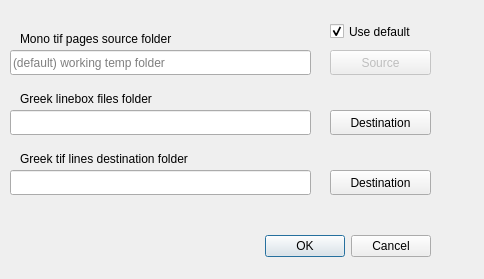
<?xml version="1.0" encoding="UTF-8"?>
<ui version="4.0">
 <class>crop_greek_linesDialog</class>
 <widget class="QDialog" name="crop_greek_linesDialog">
  <property name="windowModality">
   <enum>Qt::ApplicationModal</enum>
  </property>
  <property name="geometry">
   <rect>
    <x>0</x>
    <y>0</y>
    <width>484</width>
    <height>279</height>
   </rect>
  </property>
  <property name="windowTitle">
   <string>Crop Greek tif page files into tif line files</string>
  </property>
  <widget class="QDialogButtonBox" name="buttonBox">
   <property name="geometry">
    <rect>
     <x>260</x>
     <y>230</y>
     <width>171</width>
     <height>32</height>
    </rect>
   </property>
   <property name="orientation">
    <enum>Qt::Horizontal</enum>
   </property>
   <property name="standardButtons">
    <set>QDialogButtonBox::Cancel|QDialogButtonBox::Ok</set>
   </property>
  </widget>
  <widget class="QLineEdit" name="SourceLineEdit">
   <property name="geometry">
    <rect>
     <x>10</x>
     <y>50</y>
     <width>301</width>
     <height>25</height>
    </rect>
   </property>
   <property name="placeholderText">
    <string>(default) working temp folder</string>
   </property>
  </widget>
  <widget class="QPushButton" name="SourceButton">
   <property name="enabled">
    <bool>false</bool>
   </property>
   <property name="geometry">
    <rect>
     <x>330</x>
     <y>50</y>
     <width>101</width>
     <height>25</height>
    </rect>
   </property>
   <property name="text">
    <string>Source</string>
   </property>
   <property name="icon">
    <iconset resource="../UI_Icons.qrc">
     <normaloff>:/Icons/Icons/tiff-file.png</normaloff>:/Icons/Icons/tiff-file.png</iconset>
   </property>
  </widget>
  <widget class="QLabel" name="SourceLabel">
   <property name="geometry">
    <rect>
     <x>20</x>
     <y>30</y>
     <width>211</width>
     <height>17</height>
    </rect>
   </property>
   <property name="text">
    <string>Mono tif pages source folder</string>
   </property>
  </widget>
  <widget class="QLineEdit" name="GreekBoxFolderLineEdit">
   <property name="geometry">
    <rect>
     <x>10</x>
     <y>110</y>
     <width>301</width>
     <height>25</height>
    </rect>
   </property>
  </widget>
  <widget class="QLabel" name="GreekBoxFolderLabel">
   <property name="geometry">
    <rect>
     <x>20</x>
     <y>90</y>
     <width>271</width>
     <height>17</height>
    </rect>
   </property>
   <property name="text">
    <string>Greek linebox files folder</string>
   </property>
  </widget>
  <widget class="QPushButton" name="GreekBoxFolderButton">
   <property name="geometry">
    <rect>
     <x>330</x>
     <y>110</y>
     <width>101</width>
     <height>25</height>
    </rect>
   </property>
   <property name="text">
    <string>Destination</string>
   </property>
   <property name="icon">
    <iconset resource="../UI_Icons.qrc">
     <normaloff>:/Icons/Icons/tiff-file.png</normaloff>:/Icons/Icons/tiff-file.png</iconset>
   </property>
  </widget>
  <widget class="QLineEdit" name="DestGreekLineEdit">
   <property name="geometry">
    <rect>
     <x>10</x>
     <y>170</y>
     <width>301</width>
     <height>25</height>
    </rect>
   </property>
  </widget>
  <widget class="QPushButton" name="DestGreekButton">
   <property name="geometry">
    <rect>
     <x>330</x>
     <y>170</y>
     <width>101</width>
     <height>25</height>
    </rect>
   </property>
   <property name="text">
    <string>Destination</string>
   </property>
   <property name="icon">
    <iconset resource="../UI_Icons.qrc">
     <normaloff>:/Icons/Icons/tiff-file.png</normaloff>:/Icons/Icons/tiff-file.png</iconset>
   </property>
  </widget>
  <widget class="QLabel" name="DestGreekLabel">
   <property name="geometry">
    <rect>
     <x>20</x>
     <y>150</y>
     <width>271</width>
     <height>17</height>
    </rect>
   </property>
   <property name="text">
    <string>Greek tif lines destination folder</string>
   </property>
  </widget>
  <widget class="QCheckBox" name="defaultsrcBox">
   <property name="geometry">
    <rect>
     <x>330</x>
     <y>20</y>
     <width>101</width>
     <height>23</height>
    </rect>
   </property>
   <property name="text">
    <string>Use default</string>
   </property>
   <property name="checked">
    <bool>true</bool>
   </property>
  </widget>
 </widget>
 <resources>
  <include location="../UI_Icons.qrc"/>
 </resources>
 <connections>
  <connection>
   <sender>buttonBox</sender>
   <signal>accepted()</signal>
   <receiver>crop_greek_linesDialog</receiver>
   <slot>accept()</slot>
   <hints>
    <hint type="sourcelabel">
     <x>248</x>
     <y>254</y>
    </hint>
    <hint type="destinationlabel">
     <x>157</x>
     <y>274</y>
    </hint>
   </hints>
  </connection>
  <connection>
   <sender>buttonBox</sender>
   <signal>rejected()</signal>
   <receiver>crop_greek_linesDialog</receiver>
   <slot>reject()</slot>
   <hints>
    <hint type="sourcelabel">
     <x>316</x>
     <y>260</y>
    </hint>
    <hint type="destinationlabel">
     <x>286</x>
     <y>274</y>
    </hint>
   </hints>
  </connection>
 </connections>
</ui>
